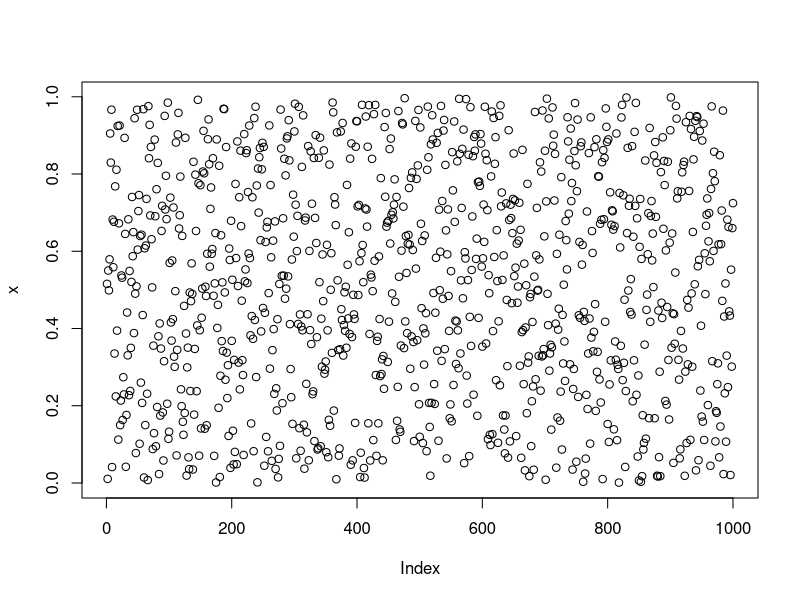
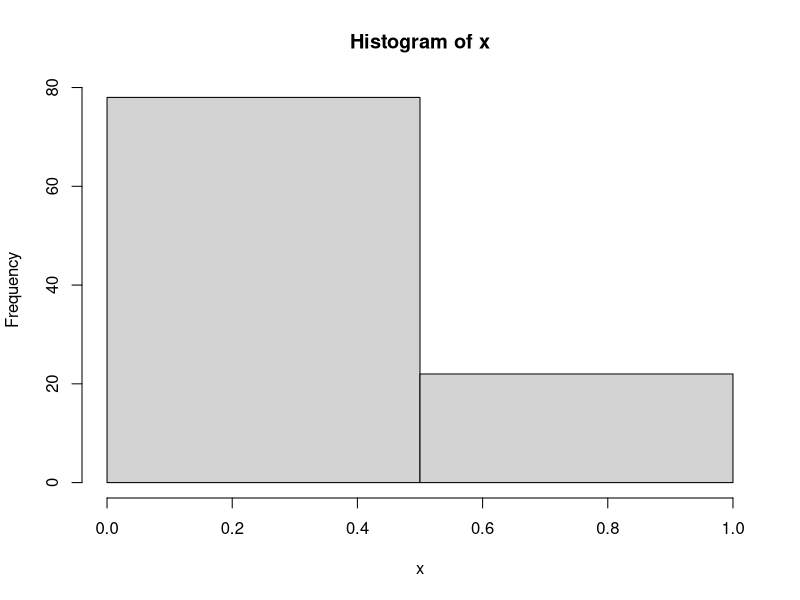
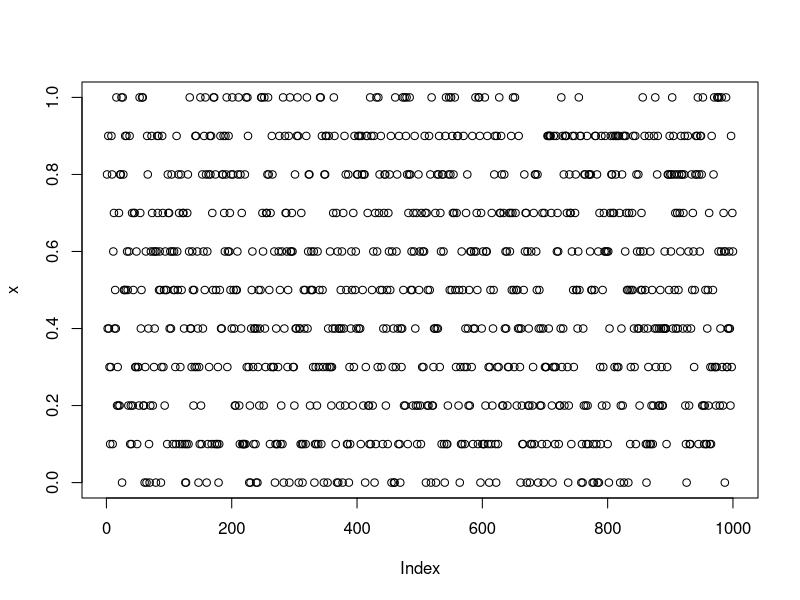

Write the R code that produced these figures, in order.
rm(list = ls())

seq1 <- 1:4
seq1

seq1 <- 10:4
seq1

1:10

seq(1, 10)

s <- seq(1, 10, by = 0.25)
s^2

seq(1, 10, length = 25)

rep(1:7, times = 20)

rep(seq(1,4, length = 5), times = 20)

rep(1:7, times = 3, each = 2)

# random
runif(5)

runif(10, min = 10, max = 20)

x <- runif(1000)
plot(x)

sample(1:10, size = 100, replace = T)

x <- sample(0:1, size = 100, replace = T, prob = c(80, 20))
hist(x, breaks = 2)

####################
x <- runif(10, min = -5, max = 5)
x

log(x)
exp(x)
sqrt(x)
factorial(5)
abs(x)

x <- runif(1000)
x <- round(x, 1)
plot(x)
